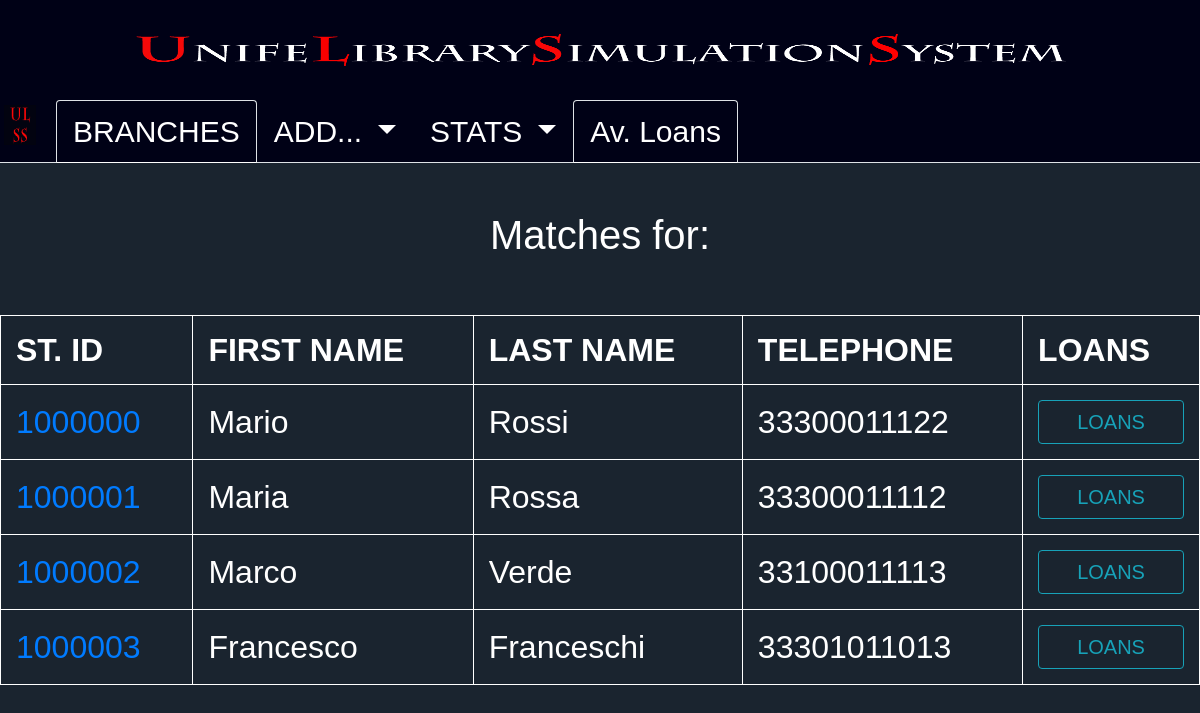
The page /partialuser.php on the database its author committed.
### tables this page shows
CREATE TABLE `STUDENT` (
  `STUDENT_N` int(11) NOT NULL AUTO_INCREMENT,
  `F_NAME` varchar(24) NOT NULL,
  `L_NAME` varchar(24) NOT NULL,
  `STREET` varchar(50) NOT NULL,
  `NUM` int(10) unsigned NOT NULL,
  `CITY` varchar(50) NOT NULL,
  `PS` int(5) unsigned NOT NULL,
  `PHONE_N` varchar(15) NOT NULL,
  PRIMARY KEY (`STUDENT_N`)
);

### partialuser.php (the view, shortened to what this page needs)
<!DOCTYPE html>
<html lang="it">
	<head>
		<link rel="stylesheet" type="text/css" href="https://stackpath.bootstrapcdn.com/bootstrap/4.5.0/css/bootstrap.min.css">
		<link rel="stylesheet" type="text/css" href="mystyle.css">
	</head>
	<body style="background-color:#1A242F;color: white;">
		<header style="text-align:center;background-color:#000116;margin-bottom: 0px;margin-top: 0px">
			<a href="index.php"> <img src="ulss.png" alt="index.php" width="100" height="100"></a>
			<ul class="nav nav-tabs">
				<a class="navbar-brand"><img src="ulsslogo.png" height="40"></a>
		  		<li class="nav-item">
		  		  	<a class="nav-link active" href="branches.php">BRANCHES</a>
			  	</li>
			  	<li class="nav-item dropdown">
			   		<a class="nav-link dropdown-toggle" data-toggle="dropdown" role="button" aria-haspopup="true" aria-expanded="false"> ADD... </a>
			  	</li>
			  	<li class="nav-item dropdown">
			   		<a class="nav-link dropdown-toggle" data-toggle="dropdown" role="button" aria-haspopup="true" aria-expanded="false"> STATS </a>
			  	</li>
		  		<li class="nav-item">
		    		<a class="nav-link active" href="loans.php">Av. Loans</a>
				</li>
			</ul>
  		</header>
  		<br>
  		<br>
  		<h1 style="text-align:center;">
		  <?php
				include_once('connection.php');
                $ID_CHOICE = $_POST['ID_CHOICE'];
                echo "Matches for: ";
                $pieces = explode(" ", ($ID_CHOICE));
                if (count($pieces) > 1) {
                    $sql = "SELECT * STUDENT WHERE (F_NAME LIKE '%$pieces[0]%' AND L_NAME LIKE '%$pieces[1]%')";
                    $query = mysqli_query($link, $sql);
                    if(!$query) {
						echo "<p>Query error</p>";
						exit();
					}
                    mysqli_close($link);
                } else {
                    $sql = "SELECT * FROM STUDENT WHERE F_NAME LIKE '%$pieces[0]%'";
                    $query = mysqli_query($link, $sql);
                }
            ?>
  		</h1>
        <br>
        <br>
        <h2>
        <table style="width:100%">
				<thead>
					<tr>
						<th>ST. ID</th>
						<th>FIRST NAME</th>
                        <th>LAST NAME</th>
						<th>TELEPHONE</th>
						<th>LOANS</th>
					</tr>
				</thead>
				<tbody>
					<?php while ($row = mysqli_fetch_array($query)) { ?>
						<tr>
							<form action="userloans.php" method="POST">
								<td>
									<a href="user.php?STUDENT_N=<?php echo $row['STUDENT_N'];?>&F_NAME=<?php echo $row['F_NAME'];?>&L_NAME=<?php echo $row['L_NAME']; ?>&STREET=<?php echo $row['STREET']; ?>&NUMBER=<?php echo $row['NUMBER']; ?>&CITY=<?php echo $row['CITY']; ?>&PS=<?php echo $row['PS']; ?>&PHONE_N=<?php echo $row['PHONE_N']; ?>">
									<input type="hidden" name="STUDENT_N" value="<?php echo $row['STUDENT_N']; ?>"><?php echo $row['STUDENT_N']; ?></a>
								</td>
								<td>
									<input type="hidden" name="F_NAME" value="<?php echo $row['F_NAME']; ?>"><?php echo $row['F_NAME']; ?></a>
								</td>
								<td>
									<input type="hidden" name="L_NAME" value="<?php echo $row['L_NAME']; ?>"><?php echo $row['L_NAME']; ?>
								</td>
								<td> <?php echo $row['PHONE_N']; ?> </td>
								<td>
									<button class="btn btn-outline-info" style="width:100%;font-size:20px" type="submit" name="loans">LOANS</button>
								</td>
							</form>
						</tr>
					<?php } ?>
				</tbody>
			</table>
        </h2>
	</body>
</html>

### mystyle.css (style rules this page uses)
html,body { margin: 0px; padding: 0px; border: 0px; left: 0px; top: 0px; }
table, th, td { border: 1px solid white; border-collapse: collapse; padding: 15px; }
.nav-link { background-color: transparent !important; font-size: 30px; font-family: "Helvetica"; color: white !important; }
img { width: 80%; }
body { font-family: Helvetica; margin: 0; }
* { box-sizing: border-box; }
::placeholder { color: white !important; }

### rows shown on the page
student: STUDENT_N "1000000", F_NAME "Mario", L_NAME "Rossi", PHONE_N "33300011122"
student: STUDENT_N "1000001", F_NAME "Maria", L_NAME "Rossa", PHONE_N "33300011112"
student: STUDENT_N "1000002", F_NAME "Marco", L_NAME "Verde", PHONE_N "33100011113"
student: STUDENT_N "1000003", F_NAME "Francesco", L_NAME "Franceschi", PHONE_N "33301011013"
